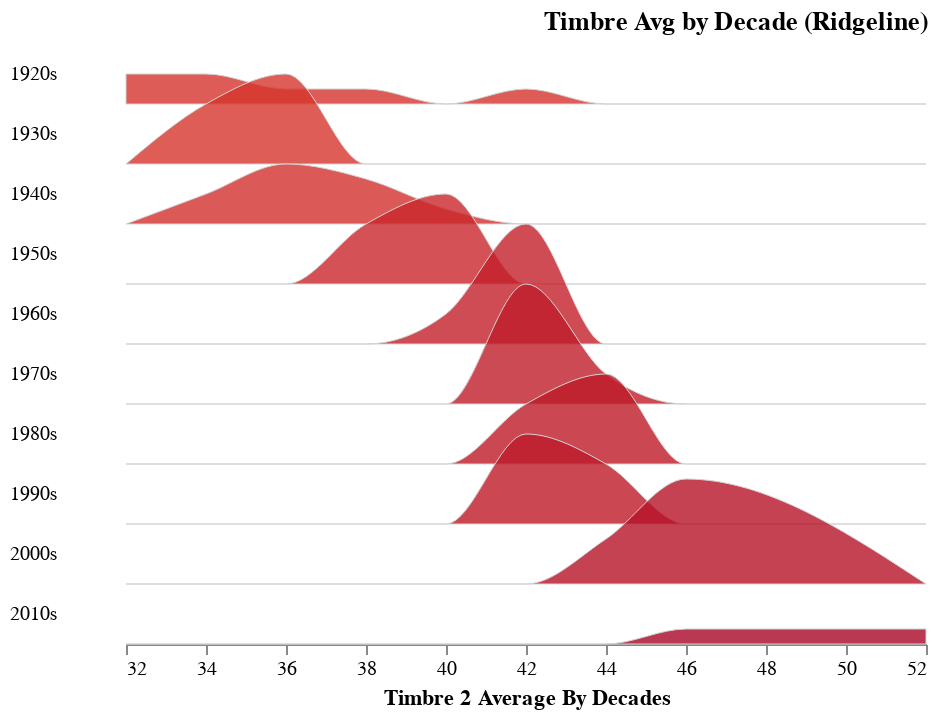

Notebook code cell kept with this figure:
### Code cell
plot_ridgeline(timbre_avg_by_year, "decade", "TimbreAvg1")

### Figure 1 — Vega-Lite specification as saved in the notebook (floating-point values rounded to 4 significant figures)
{"config": {"view": {"continuousWidth": 400, "continuousHeight": 300, "stroke": null}, "facet": {"spacing": 0}, "title": {"anchor": "end"}}, "data": {"name": "data-9c4fd3404b8431db948f1402dd30598b"}, "facet": {"row": {"type": "temporal", "field": "Decade", "header": {"format": "%Ys", "labelAlign": "right", "labelAngle": 0}, "title": null}}, "spec": {"mark": {"type": "area", "fillOpacity": 0.8, "interpolate": "monotone", "stroke": "lightgray", "strokeWidth": 0.5}, "encoding": {"fill": {"type": "quantitative", "field": "mean_val", "legend": null, "scale": {"domain": [50, -100], "scheme": "redyellowblue"}}, "x": {"type": "quantitative", "bin": "binned", "field": "bin_min", "title": "Timbre 2 Average By Decades"}, "y": {"type": "quantitative", "axis": null, "field": "value", "scale": {"range": [30, -30]}}}, "height": 30, "transform": [{"field": "decade", "timeUnit": "year", "as": "Decade"}, {"joinaggregate": [{"op": "mean", "field": "TimbreAvg1", "as": "mean_val"}], "groupby": ["Decade"]}, {"bin": {"maxbins": 10}, "field": "TimbreAvg1", "as": ["bin_max", "bin_min"]}, {"aggregate": [{"op": "count", "as": "value"}], "groupby": ["Decade", "mean_val", "bin_min", "bin_max"]}, {"impute": "value", "key": "bin_min", "groupby": ["Decade", "mean_val"], "value": 0}]}, "bounds": "flush", "title": "Timbre Avg by Decade (Ridgeline)", "$schema": "https://vega.github.io/schema/vega-lite/v4.8.1.json", "datasets": {"data-9c4fd3404b8431db948f1402dd30598b": [{"year": 1922, "TimbreAvg1": 41.56, "TimbreAvg2": 13.91, "TimbreAvg3": 14.68, "TimbreAvg4": 24.43, "TimbreAvg5": 18.75, "TimbreAvg6": 11.17, "TimbreAvg7": -5.31, "TimbreAvg8": 0.1368, "TimbreAvg9": -2.165, "TimbreAvg10": -4.444, "TimbreAvg11": -1.622, "TimbreAvg12": -5.561, "decade": "1920-01-01T00:00:00"}, {"year": 1924, "TimbreAvg1": 36.95, "TimbreAvg2": -136.1, "TimbreAvg3": 108.1, "TimbreAvg4": 12.35, "TimbreAvg5": -7.73, "TimbreAvg6": 1.873, "TimbreAvg7": -32.49, "TimbreAvg8": 3.363, "TimbreAvg9": 14.38, "TimbreAvg10": 8.708, "TimbreAvg11": 4.783, "TimbreAvg12": 8.068, "decade": "1920-01-01T00:00:00"}, {"year": 1925, "TimbreAvg1": 34.36, "TimbreAvg2": -128.2, "TimbreAvg3": 120.2, "TimbreAvg4": 19.37, "TimbreAvg5": 18.19, "TimbreAvg6": 17.01, "TimbreAvg7": -56.73, "TimbreAvg8": 7.617, "TimbreAvg9": 3.784, "TimbreAvg10": 8.839, "TimbreAvg11": 6.741, "TimbreAvg12": 6.061, "decade": "1920-01-01T00:00:00"}, {"year": 1926, "TimbreAvg1": 32.57, "TimbreAvg2": -126.5, "TimbreAvg3": 88.92, "TimbreAvg4": 7.843, "TimbreAvg5": -5.841, "TimbreAvg6": 13.39, "TimbreAvg7": -31.14, "TimbreAvg8": 9.86, "TimbreAvg9": -17.41, "TimbreAvg10": 4.974, "TimbreAvg11": 0.6245, "TimbreAvg12": -2.054, "decade": "1920-01-01T00:00:00"}, {"year": 1927, "TimbreAvg1": 31.23, "TimbreAvg2": -110.7, "TimbreAvg3": 59.21, "TimbreAvg4": 4.108, "TimbreAvg5": -9.538, "TimbreAvg6": 9.986, "TimbreAvg7": -21.01, "TimbreAvg8": 13.41, "TimbreAvg9": -25.12, "TimbreAvg10": 4.396, "TimbreAvg11": -0.3943, "TimbreAvg12": -2.645, "decade": "1920-01-01T00:00:00"}, {"year": 1928, "TimbreAvg1": 31.5, "TimbreAvg2": -94.42, "TimbreAvg3": 27.26, "TimbreAvg4": -8.42, "TimbreAvg5": -16.8, "TimbreAvg6": 9.831, "TimbreAvg7": -34.23, "TimbreAvg8": 8.103, "TimbreAvg9": -2.78, "TimbreAvg10": 7.653, "TimbreAvg11": -0.274, "TimbreAvg12": 8.575, "decade": "1920-01-01T00:00:00"}, {"year": 1929, "TimbreAvg1": 33.08, "TimbreAvg2": -100.9, "TimbreAvg3": 37.7, "TimbreAvg4": -7.802, "TimbreAvg5": -16.81, "TimbreAvg6": 9.486, "TimbreAvg7": -30.72, "TimbreAvg8": 8.05, "TimbreAvg9": -2.235, "TimbreAvg10": 7.397, "TimbreAvg11": 1.339, "TimbreAvg12": 13.07, "decade": "1920-01-01T00:00:00"}, {"year": 1930, "TimbreAvg1": 34.95, "TimbreAvg2": -99.74, "TimbreAvg3": 59.33, "TimbreAvg4": 0.1107, "TimbreAvg5": -29.29, "TimbreAvg6": 14.93, "TimbreAvg7": -28.67, "TimbreAvg8": 5.75, "TimbreAvg9": -0.3473, "TimbreAvg10": 7.347, "TimbreAvg11": -0.4108, "TimbreAvg12": 4.682, "decade": "1930-01-01T00:00:00"}, {"year": 1931, "TimbreAvg1": 35.04, "TimbreAvg2": -97.28, "TimbreAvg3": 61.39, "TimbreAvg4": 8.116, "TimbreAvg5": -5.649, "TimbreAvg6": 5.444, "TimbreAvg7": -18.24, "TimbreAvg8": 6.326, "TimbreAvg9": -4.743, "TimbreAvg10": 5.894, "TimbreAvg11": 1.151, "TimbreAvg12": 1.979, "decade": "1930-01-01T00:00:00"}, {"year": 1932, "TimbreAvg1": 34.99, "TimbreAvg2": -98.61, "TimbreAvg3": 44.83, "TimbreAvg4": -0.8373, "TimbreAvg5": -22.16, "TimbreAvg6": 23.28, "TimbreAvg7": -36.65, "TimbreAvg8": 7.044, "TimbreAvg9": 14.11, "TimbreAvg10": 10.86, "TimbreAvg11": -1.003, "TimbreAvg12": 12.39, "decade": "1930-01-01T00:00:00"}, {"year": 1933, "TimbreAvg1": 32.79, "TimbreAvg2": -103.0, "TimbreAvg3": 56.2, "TimbreAvg4": -12.21, "TimbreAvg5": -33.13, "TimbreAvg6": 16.06, "TimbreAvg7": -43.9, "TimbreAvg8": 0.06204, "TimbreAvg9": 8.121, "TimbreAvg10": 8.25, "TimbreAvg11": -3.816, "TimbreAvg12": 4.195, "decade": "1930-01-01T00:00:00"}, {"year": 1934, "TimbreAvg1": 32.69, "TimbreAvg2": -97.15, "TimbreAvg3": 46.76, "TimbreAvg4": -2.051, "TimbreAvg5": -4.355, "TimbreAvg6": 16.09, "TimbreAvg7": -30.93, "TimbreAvg8": 5.909, "TimbreAvg9": 10.38, "TimbreAvg10": 9.565, "TimbreAvg11": -0.1988, "TimbreAvg12": 10.48, "decade": "1930-01-01T00:00:00"}, {"year": 1935, "TimbreAvg1": 33.87, "TimbreAvg2": -109.6, "TimbreAvg3": 69.43, "TimbreAvg4": 10.38, "TimbreAvg5": -8.598, "TimbreAvg6": 19.18, "TimbreAvg7": -17.24, "TimbreAvg8": 11.86, "TimbreAvg9": 3.787, "TimbreAvg10": 9.493, "TimbreAvg11": -2.062, "TimbreAvg12": 12.01, "decade": "1930-01-01T00:00:00"}, {"year": 1936, "TimbreAvg1": 34.54, "TimbreAvg2": -126.0, "TimbreAvg3": 64.29, "TimbreAvg4": 3.944, "TimbreAvg5": -8.175, "TimbreAvg6": 10.65, "TimbreAvg7": -18.77, "TimbreAvg8": 9.033, "TimbreAvg9": -2.058, "TimbreAvg10": 5.343, "TimbreAvg11": -0.4487, "TimbreAvg12": 8.263, "decade": "1930-01-01T00:00:00"}, {"year": 1937, "TimbreAvg1": 33.58, "TimbreAvg2": -113.8, "TimbreAvg3": 51.95, "TimbreAvg4": 1.924, "TimbreAvg5": -13.45, "TimbreAvg6": 17.37, "TimbreAvg7": -10.02, "TimbreAvg8": 10.66, "TimbreAvg9": -3.712, "TimbreAvg10": 5.937, "TimbreAvg11": -2.608, "TimbreAvg12": 11.86, "decade": "1930-01-01T00:00:00"}, {"year": 1938, "TimbreAvg1": 34.9, "TimbreAvg2": -114.4, "TimbreAvg3": 40.74, "TimbreAvg4": 6.103, "TimbreAvg5": -17.94, "TimbreAvg6": 19.79, "TimbreAvg7": -27.39, "TimbreAvg8": 6.041, "TimbreAvg9": 10.2, "TimbreAvg10": 9.888, "TimbreAvg11": -0.3099, "TimbreAvg12": 11.18, "decade": "1930-01-01T00:00:00"}, {"year": 1939, "TimbreAvg1": 34.02, "TimbreAvg2": -102.4, "TimbreAvg3": 45.43, "TimbreAvg4": -1.908, "TimbreAvg5": -13.02, "TimbreAvg6": 20.68, "TimbreAvg7": -21.57, "TimbreAvg8": 6.065, "TimbreAvg9": 6.906, "TimbreAvg10": 5.943, "TimbreAvg11": -6.37, "TimbreAvg12": 5.006, "decade": "1930-01-01T00:00:00"}, {"year": 1940, "TimbreAvg1": 35.33, "TimbreAvg2": -96.81, "TimbreAvg3": 49.32, "TimbreAvg4": 7.192, "TimbreAvg5": -41.28, "TimbreAvg6": 19.44, "TimbreAvg7": -18.54, "TimbreAvg8": 6.436, "TimbreAvg9": 8.957, "TimbreAvg10": 6.57, "TimbreAvg11": 1.953, "TimbreAvg12": 21.34, "decade": "1940-01-01T00:00:00"}, {"year": 1941, "TimbreAvg1": 32.39, "TimbreAvg2": -100.0, "TimbreAvg3": 52.51, "TimbreAvg4": 4.921, "TimbreAvg5": -3.68, "TimbreAvg6": 20.87, "TimbreAvg7": -16.8, "TimbreAvg8": 9.038, "TimbreAvg9": -2.731, "TimbreAvg10": 7.336, "TimbreAvg11": -3.413, "TimbreAvg12": 9.401, "decade": "1940-01-01T00:00:00"}, {"year": 1942, "TimbreAvg1": 33.3, "TimbreAvg2": -120.1, "TimbreAvg3": 50.7, "TimbreAvg4": -5.461, "TimbreAvg5": -19.14, "TimbreAvg6": 7.967, "TimbreAvg7": -18.27, "TimbreAvg8": 8.431, "TimbreAvg9": 1.05, "TimbreAvg10": 7.495, "TimbreAvg11": -1.957, "TimbreAvg12": 8.773, "decade": "1940-01-01T00:00:00"}, {"year": 1943, "TimbreAvg1": 35.77, "TimbreAvg2": -73.11, "TimbreAvg3": 58.33, "TimbreAvg4": 10.69, "TimbreAvg5": -6.186, "TimbreAvg6": 20.79, "TimbreAvg7": -14.26, "TimbreAvg8": 6.945, "TimbreAvg9": 5.42, "TimbreAvg10": 4.834, "TimbreAvg11": -6.037, "TimbreAvg12": 9.678, "decade": "1940-01-01T00:00:00"}, {"year": 1944, "TimbreAvg1": 35.05, "TimbreAvg2": -119.3, "TimbreAvg3": 45.17, "TimbreAvg4": 3.777, "TimbreAvg5": 0.7286, "TimbreAvg6": 12.55, "TimbreAvg7": -16.06, "TimbreAvg8": 6.014, "TimbreAvg9": 5.359, "TimbreAvg10": 3.907, "TimbreAvg11": -2.75, "TimbreAvg12": 6.555, "decade": "1940-01-01T00:00:00"}, {"year": 1945, "TimbreAvg1": 35.8, "TimbreAvg2": -78.38, "TimbreAvg3": 55.81, "TimbreAvg4": 3.687, "TimbreAvg5": -18.85, "TimbreAvg6": 13.39, "TimbreAvg7": -18.99, "TimbreAvg8": 0.9092, "TimbreAvg9": 12.95, "TimbreAvg10": 5.449, "TimbreAvg11": -1.18, "TimbreAvg12": 15.58, "decade": "1940-01-01T00:00:00"}, {"year": 1946, "TimbreAvg1": 36.63, "TimbreAvg2": -74.35, "TimbreAvg3": 39.01, "TimbreAvg4": -0.9528, "TimbreAvg5": -3.294, "TimbreAvg6": 12.09, "TimbreAvg7": -12.59, "TimbreAvg8": 3.161, "TimbreAvg9": 6.065, "TimbreAvg10": 2.858, "TimbreAvg11": -3.037, "TimbreAvg12": 12.07, "decade": "1940-01-01T00:00:00"}, {"year": 1947, "TimbreAvg1": 36.29, "TimbreAvg2": -59.97, "TimbreAvg3": 29.82, "TimbreAvg4": -1.628, "TimbreAvg5": -18.3, "TimbreAvg6": 15.34, "TimbreAvg7": -16.52, "TimbreAvg8": 4.074, "TimbreAvg9": 12.66, "TimbreAvg10": 8.663, "TimbreAvg11": -4.001, "TimbreAvg12": 14.18, "decade": "1940-01-01T00:00:00"}, {"year": 1948, "TimbreAvg1": 38.0, "TimbreAvg2": -60.91, "TimbreAvg3": 48.13, "TimbreAvg4": 1.431, "TimbreAvg5": -15.75, "TimbreAvg6": 12.69, "TimbreAvg7": -22.46, "TimbreAvg8": 0.02932, "TimbreAvg9": 13.2, "TimbreAvg10": 4.487, "TimbreAvg11": -0.4887, "TimbreAvg12": 10.52, "decade": "1940-01-01T00:00:00"}, {"year": 1949, "TimbreAvg1": 36.94, "TimbreAvg2": -76.29, "TimbreAvg3": 53.23, "TimbreAvg4": -0.5399, "TimbreAvg5": -13.69, "TimbreAvg6": 6.0, "TimbreAvg7": -16.25, "TimbreAvg8": 0.1701, "TimbreAvg9": 10.24, "TimbreAvg10": 3.406, "TimbreAvg11": -0.8975, "TimbreAvg12": 7.688, "decade": "1940-01-01T00:00:00"}, {"year": 1950, "TimbreAvg1": 37.56, "TimbreAvg2": -79.75, "TimbreAvg3": 39.1, "TimbreAvg4": 7.317, "TimbreAvg5": -4.147, "TimbreAvg6": 7.53, "TimbreAvg7": -5.599, "TimbreAvg8": 3.95, "TimbreAvg9": 4.621, "TimbreAvg10": 2.546, "TimbreAvg11": -2.016, "TimbreAvg12": 4.763, "decade": "1950-01-01T00:00:00"}, {"year": 1951, "TimbreAvg1": 38.34, "TimbreAvg2": -59.1, "TimbreAvg3": 38.65, "TimbreAvg4": 0.6563, "TimbreAvg5": -2.506, "TimbreAvg6": 5.508, "TimbreAvg7": -9.521, "TimbreAvg8": 1.943, "TimbreAvg9": 7.743, "TimbreAvg10": 2.759, "TimbreAvg11": -2.87, "TimbreAvg12": 5.836, "decade": "1950-01-01T00:00:00"}, {"year": 1952, "TimbreAvg1": 39.09, "TimbreAvg2": -49.43, "TimbreAvg3": 29.52, "TimbreAvg4": -5.048, "TimbreAvg5": -8.318, "TimbreAvg6": 8.535, "TimbreAvg7": -17.55, "TimbreAvg8": 0.1893, "TimbreAvg9": 6.674, "TimbreAvg10": 1.172, "TimbreAvg11": -2.191, "TimbreAvg12": 7.037, "decade": "1950-01-01T00:00:00"}, {"year": 1953, "TimbreAvg1": 39.21, "TimbreAvg2": -40.24, "TimbreAvg3": 39.67, "TimbreAvg4": -0.445, "TimbreAvg5": -3.645, "TimbreAvg6": 9.998, "TimbreAvg7": -16.5, "TimbreAvg8": -0.1103, "TimbreAvg9": 5.477, "TimbreAvg10": 1.666, "TimbreAvg11": -2.965, "TimbreAvg12": 4.058, "decade": "1950-01-01T00:00:00"}, {"year": 1954, "TimbreAvg1": 38.14, "TimbreAvg2": -46.14, "TimbreAvg3": 28.05, "TimbreAvg4": -2.913, "TimbreAvg5": -2.925, "TimbreAvg6": 6.043, "TimbreAvg7": -18.02, "TimbreAvg8": -0.7081, "TimbreAvg9": 8.89, "TimbreAvg10": 2.19, "TimbreAvg11": -1.935, "TimbreAvg12": 9.481, "decade": "1950-01-01T00:00:00"}, {"year": 1955, "TimbreAvg1": 37.1, "TimbreAvg2": -52.87, "TimbreAvg3": 26.31, "TimbreAvg4": -6.338, "TimbreAvg5": 0.8993, "TimbreAvg6": 4.494, "TimbreAvg7": -17.28, "TimbreAvg8": 1.646, "TimbreAvg9": 5.555, "TimbreAvg10": 2.484, "TimbreAvg11": -2.829, "TimbreAvg12": 7.048, "decade": "1950-01-01T00:00:00"}, {"year": 1956, "TimbreAvg1": 37.67, "TimbreAvg2": -38.32, "TimbreAvg3": 24.38, "TimbreAvg4": -4.569, "TimbreAvg5": -1.269, "TimbreAvg6": 3.7, "TimbreAvg7": -15.31, "TimbreAvg8": 0.2986, "TimbreAvg9": 5.172, "TimbreAvg10": 1.747, "TimbreAvg11": -2.766, "TimbreAvg12": 7.053, "decade": "1950-01-01T00:00:00"}, {"year": 1957, "TimbreAvg1": 37.24, "TimbreAvg2": -39.23, "TimbreAvg3": 15.83, "TimbreAvg4": -3.89, "TimbreAvg5": 0.05078, "TimbreAvg6": 1.425, "TimbreAvg7": -11.18, "TimbreAvg8": 0.2028, "TimbreAvg9": 3.578, "TimbreAvg10": 1.635, "TimbreAvg11": -2.338, "TimbreAvg12": 5.688, "decade": "1950-01-01T00:00:00"}, {"year": 1958, "TimbreAvg1": 39.15, "TimbreAvg2": -18.57, "TimbreAvg3": 26.7, "TimbreAvg4": 0.2872, "TimbreAvg5": -3.253, "TimbreAvg6": 1.734, "TimbreAvg7": -12.29, "TimbreAvg8": -2.056, "TimbreAvg9": 7.373, "TimbreAvg10": 1.504, "TimbreAvg11": -1.76, "TimbreAvg12": 8.573, "decade": "1950-01-01T00:00:00"}, {"year": 1959, "TimbreAvg1": 39.15, "TimbreAvg2": -23.04, "TimbreAvg3": 19.02, "TimbreAvg4": -3.434, "TimbreAvg5": 4.16, "TimbreAvg6": 1.495, "TimbreAvg7": -16.76, "TimbreAvg8": -2.318, "TimbreAvg9": 5.741, "TimbreAvg10": 0.9585, "TimbreAvg11": -2.081, "TimbreAvg12": 7.127, "decade": "1950-01-01T00:00:00"}, {"year": 1960, "TimbreAvg1": 38.88, "TimbreAvg2": -18.91, "TimbreAvg3": 23.72, "TimbreAvg4": -0.3672, "TimbreAvg5": -1.307, "TimbreAvg6": 2.723, "TimbreAvg7": -13.9, "TimbreAvg8": -2.198, "TimbreAvg9": 6.149, "TimbreAvg10": 1.419, "TimbreAvg11": -2.018, "TimbreAvg12": 7.242, "decade": "1960-01-01T00:00:00"}, {"year": 1961, "TimbreAvg1": 39.62, "TimbreAvg2": -27.22, "TimbreAvg3": 28.56, "TimbreAvg4": 1.267, "TimbreAvg5": -3.125, "TimbreAvg6": 0.7062, "TimbreAvg7": -11.94, "TimbreAvg8": -2.548, "TimbreAvg9": 6.055, "TimbreAvg10": 1.539, "TimbreAvg11": -1.318, "TimbreAvg12": 6.138, "decade": "1960-01-01T00:00:00"}, {"year": 1962, "TimbreAvg1": 40.13, "TimbreAvg2": -17.45, "TimbreAvg3": 19.46, "TimbreAvg4": -0.9173, "TimbreAvg5": -0.7442, "TimbreAvg6": -0.6876, "TimbreAvg7": -9.383, "TimbreAvg8": -1.887, "TimbreAvg9": 5.455, "TimbreAvg10": 2.126, "TimbreAvg11": -1.711, "TimbreAvg12": 4.913, "decade": "1960-01-01T00:00:00"}, {"year": 1963, "TimbreAvg1": 40.55, "TimbreAvg2": -16.46, "TimbreAvg3": 22.5, "TimbreAvg4": -0.7805, "TimbreAvg5": -0.8922, "TimbreAvg6": -1.607, "TimbreAvg7": -9.215, "TimbreAvg8": -2.595, "TimbreAvg9": 5.623, "TimbreAvg10": 0.8863, "TimbreAvg11": -1.253, "TimbreAvg12": 6.212, "decade": "1960-01-01T00:00:00"}, {"year": 1964, "TimbreAvg1": 40.11, "TimbreAvg2": -15.82, "TimbreAvg3": 22.48, "TimbreAvg4": -1.269, "TimbreAvg5": 0.1809, "TimbreAvg6": -1.785, "TimbreAvg7": -8.4, "TimbreAvg8": -1.922, "TimbreAvg9": 3.221, "TimbreAvg10": 0.5442, "TimbreAvg11": -1.908, "TimbreAvg12": 5.095, "decade": "1960-01-01T00:00:00"}, {"year": 1965, "TimbreAvg1": 40.7, "TimbreAvg2": -13.34, "TimbreAvg3": 22.34, "TimbreAvg4": -1.099, "TimbreAvg5": -3.736, "TimbreAvg6": -0.3017, "TimbreAvg7": -8.165, "TimbreAvg8": -1.725, "TimbreAvg9": 4.681, "TimbreAvg10": 0.3911, "TimbreAvg11": -2.017, "TimbreAvg12": 5.947, "decade": "1960-01-01T00:00:00"}, {"year": 1966, "TimbreAvg1": 40.9, "TimbreAvg2": -5.545, "TimbreAvg3": 20.48, "TimbreAvg4": -0.3632, "TimbreAvg5": -6.661, "TimbreAvg6": -1.849, "TimbreAvg7": -6.66, "TimbreAvg8": -2.721, "TimbreAvg9": 5.87, "TimbreAvg10": 0.5368, "TimbreAvg11": -2.062, "TimbreAvg12": 5.063, "decade": "1960-01-01T00:00:00"}, {"year": 1967, "TimbreAvg1": 40.87, "TimbreAvg2": -6.292, "TimbreAvg3": 22.13, "TimbreAvg4": -0.8576, "TimbreAvg5": -8.684, "TimbreAvg6": -2.968, "TimbreAvg7": -6.753, "TimbreAvg8": -3.264, "TimbreAvg9": 6.073, "TimbreAvg10": -0.07219, "TimbreAvg11": -1.679, "TimbreAvg12": 5.731, "decade": "1960-01-01T00:00:00"}, {"year": 1968, "TimbreAvg1": 40.66, "TimbreAvg2": -7.977, "TimbreAvg3": 21.5, "TimbreAvg4": 0.3513, "TimbreAvg5": -9.759, "TimbreAvg6": -2.957, "TimbreAvg7": -5.645, "TimbreAvg8": -1.97, "TimbreAvg9": 4.379, "TimbreAvg10": -0.1488, "TimbreAvg11": -1.08, "TimbreAvg12": 5.679, "decade": "1960-01-01T00:00:00"}, {"year": 1969, "TimbreAvg1": 40.49, "TimbreAvg2": -12.25, "TimbreAvg3": 18.92, "TimbreAvg4": -0.6133, "TimbreAvg5": -10.52, "TimbreAvg6": -3.575, "TimbreAvg7": -4.238, "TimbreAvg8": -1.697, "TimbreAvg9": 4.792, "TimbreAvg10": -0.1831, "TimbreAvg11": -1.199, "TimbreAvg12": 5.087, "decade": "1960-01-01T00:00:00"}, {"year": 1970, "TimbreAvg1": 40.93, "TimbreAvg2": -12.22, "TimbreAvg3": 17.63, "TimbreAvg4": -0.2921, "TimbreAvg5": -9.873, "TimbreAvg6": -3.791, "TimbreAvg7": -3.636, "TimbreAvg8": -1.81, "TimbreAvg9": 4.931, "TimbreAvg10": -0.4027, "TimbreAvg11": -0.9613, "TimbreAvg12": 4.366, "decade": "1970-01-01T00:00:00"}, {"year": 1971, "TimbreAvg1": 40.38, "TimbreAvg2": -14.12, "TimbreAvg3": 16.16, "TimbreAvg4": -1.082, "TimbreAvg5": -7.068, "TimbreAvg6": -4.204, "TimbreAvg7": -3.729, "TimbreAvg8": -1.345, "TimbreAvg9": 4.057, "TimbreAvg10": -0.4148, "TimbreAvg11": -0.733, "TimbreAvg12": 4.92, "decade": "1970-01-01T00:00:00"}, {"year": 1972, "TimbreAvg1": 40.38, "TimbreAvg2": -11.37, "TimbreAvg3": 18.77, "TimbreAvg4": 0.5758, "TimbreAvg5": -6.653, "TimbreAvg6": -4.182, "TimbreAvg7": -4.142, "TimbreAvg8": -1.103, "TimbreAvg9": 3.029, "TimbreAvg10": -0.2728, "TimbreAvg11": -0.6154, "TimbreAvg12": 4.339, "decade": "1970-01-01T00:00:00"}, {"year": 1973, "TimbreAvg1": 41.03, "TimbreAvg2": -8.881, "TimbreAvg3": 19.29, "TimbreAvg4": 0.8646, "TimbreAvg5": -6.101, "TimbreAvg6": -5.346, "TimbreAvg7": -2.915, "TimbreAvg8": -1.494, "TimbreAvg9": 3.64, "TimbreAvg10": -0.1472, "TimbreAvg11": -0.3093, "TimbreAvg12": 4.172, "decade": "1970-01-01T00:00:00"}, {"year": 1974, "TimbreAvg1": 41.13, "TimbreAvg2": -9.238, "TimbreAvg3": 19.14, "TimbreAvg4": 1.114, "TimbreAvg5": -6.877, "TimbreAvg6": -5.225, "TimbreAvg7": -2.323, "TimbreAvg8": -0.9129, "TimbreAvg9": 2.943, "TimbreAvg10": -0.5117, "TimbreAvg11": -0.1766, "TimbreAvg12": 3.762, "decade": "1970-01-01T00:00:00"}, {"year": 1975, "TimbreAvg1": 41.31, "TimbreAvg2": -3.986, "TimbreAvg3": 19.68, "TimbreAvg4": 2.786, "TimbreAvg5": -5.766, "TimbreAvg6": -4.986, "TimbreAvg7": -1.4, "TimbreAvg8": -0.9019, "TimbreAvg9": 2.704, "TimbreAvg10": -0.5636, "TimbreAvg11": 0.001375, "TimbreAvg12": 3.756, "decade": "1970-01-01T00:00:00"}, {"year": 1976, "TimbreAvg1": 41.24, "TimbreAvg2": -3.334, "TimbreAvg3": 18.79, "TimbreAvg4": 2.485, "TimbreAvg5": -6.211, "TimbreAvg6": -5.581, "TimbreAvg7": -2.342, "TimbreAvg8": -1.048, "TimbreAvg9": 2.505, "TimbreAvg10": -0.2294, "TimbreAvg11": 0.2051, "TimbreAvg12": 3.708, "decade": "1970-01-01T00:00:00"}, {"year": 1977, "TimbreAvg1": 42.11, "TimbreAvg2": 3.307, "TimbreAvg3": 21.27, "TimbreAvg4": 2.724, "TimbreAvg5": -7.846, "TimbreAvg6": -6.854, "TimbreAvg7": -1.754, "TimbreAvg8": -0.7725, "TimbreAvg9": 3.427, "TimbreAvg10": 0.1737, "TimbreAvg11": 0.3541, "TimbreAvg12": 3.03, "decade": "1970-01-01T00:00:00"}, {"year": 1978, "TimbreAvg1": 41.83, "TimbreAvg2": 4.071, "TimbreAvg3": 23.35, "TimbreAvg4": 3.608, "TimbreAvg5": -7.443, "TimbreAvg6": -5.952, "TimbreAvg7": -1.219, "TimbreAvg8": 0.07635, "TimbreAvg9": 3.054, "TimbreAvg10": 0.514, "TimbreAvg11": -0.03998, "TimbreAvg12": 2.681, "decade": "1970-01-01T00:00:00"}, {"year": 1979, "TimbreAvg1": 42.03, "TimbreAvg2": 10.01, "TimbreAvg3": 18.55, "TimbreAvg4": 4.076, "TimbreAvg5": -7.644, "TimbreAvg6": -5.737, "TimbreAvg7": -1.206, "TimbreAvg8": -0.4556, "TimbreAvg9": 3.128, "TimbreAvg10": 0.7126, "TimbreAvg11": -0.1207, "TimbreAvg12": 2.498, "decade": "1970-01-01T00:00:00"}, {"year": 1980, "TimbreAvg1": 42.43, "TimbreAvg2": 12.62, "TimbreAvg3": 20.78, "TimbreAvg4": 5.818, "TimbreAvg5": -10.96, "TimbreAvg6": -5.002, "TimbreAvg7": -1.165, "TimbreAvg8": -0.9115, "TimbreAvg9": 3.993, "TimbreAvg10": 0.8763, "TimbreAvg11": 0.1742, "TimbreAvg12": 2.754, "decade": "1980-01-01T00:00:00"}, {"year": 1981, "TimbreAvg1": 42.19, "TimbreAvg2": 15.05, "TimbreAvg3": 19.04, "TimbreAvg4": 4.584, "TimbreAvg5": -12.1, "TimbreAvg6": -6.933, "TimbreAvg7": -0.8445, "TimbreAvg8": -0.9285, "TimbreAvg9": 3.795, "TimbreAvg10": 1.294, "TimbreAvg11": 0.2474, "TimbreAvg12": 2.682, "decade": "1980-01-01T00:00:00"}, {"year": 1982, "TimbreAvg1": 42.37, "TimbreAvg2": 12.74, "TimbreAvg3": 19.7, "TimbreAvg4": 5.028, "TimbreAvg5": -9.103, "TimbreAvg6": -6.853, "TimbreAvg7": -1.743, "TimbreAvg8": -1.403, "TimbreAvg9": 4.083, "TimbreAvg10": 1.493, "TimbreAvg11": 0.2623, "TimbreAvg12": 2.433, "decade": "1980-01-01T00:00:00"}, {"year": 1983, "TimbreAvg1": 41.98, "TimbreAvg2": 14.77, "TimbreAvg3": 17.19, "TimbreAvg4": 3.95, "TimbreAvg5": -10.04, "TimbreAvg6": -8.107, "TimbreAvg7": -2.096, "TimbreAvg8": -1.425, "TimbreAvg9": 4.806, "TimbreAvg10": 2.364, "TimbreAvg11": 0.3547, "TimbreAvg12": 2.935, "decade": "1980-01-01T00:00:00"}, {"year": 1984, "TimbreAvg1": 42.04, "TimbreAvg2": 15.01, "TimbreAvg3": 17.82, "TimbreAvg4": 3.837, "TimbreAvg5": -8.294, "TimbreAvg6": -8.57, "TimbreAvg7": -3.139, "TimbreAvg8": -2.275, "TimbreAvg9": 4.59, "TimbreAvg10": 2.191, "TimbreAvg11": 0.5499, "TimbreAvg12": 3.059, "decade": "1980-01-01T00:00:00"}, {"year": 1985, "TimbreAvg1": 42.21, "TimbreAvg2": 20.1, "TimbreAvg3": 17.63, "TimbreAvg4": 4.116, "TimbreAvg5": -7.255, "TimbreAvg6": -9.001, "TimbreAvg7": -2.962, "TimbreAvg8": -2.597, "TimbreAvg9": 4.019, "TimbreAvg10": 2.367, "TimbreAvg11": 0.6701, "TimbreAvg12": 3.426, "decade": "1980-01-01T00:00:00"}, {"year": 1986, "TimbreAvg1": 42.13, "TimbreAvg2": 15.23, "TimbreAvg3": 18.49, "TimbreAvg4": 2.42, "TimbreAvg5": -5.516, "TimbreAvg6": -9.205, "TimbreAvg7": -4.823, "TimbreAvg8": -2.595, "TimbreAvg9": 4.502, "TimbreAvg10": 2.29, "TimbreAvg11": 0.5196, "TimbreAvg12": 3.768, "decade": "1980-01-01T00:00:00"}, {"year": 1987, "TimbreAvg1": 41.69, "TimbreAvg2": 10.38, "TimbreAvg3": 18.01, "TimbreAvg4": 1.846, "TimbreAvg5": -6.44, "TimbreAvg6": -8.242, "TimbreAvg7": -5.91, "TimbreAvg8": -2.152, "TimbreAvg9": 4.499, "TimbreAvg10": 2.449, "TimbreAvg11": 0.2608, "TimbreAvg12": 3.738, "decade": "1980-01-01T00:00:00"}, {"year": 1988, "TimbreAvg1": 41.11, "TimbreAvg2": 14.19, "TimbreAvg3": 15.44, "TimbreAvg4": 2.247, "TimbreAvg5": -5.555, "TimbreAvg6": -7.682, "TimbreAvg7": -5.781, "TimbreAvg8": -2.08, "TimbreAvg9": 4.496, "TimbreAvg10": 2.882, "TimbreAvg11": 0.1023, "TimbreAvg12": 3.626, "decade": "1980-01-01T00:00:00"}, {"year": 1989, "TimbreAvg1": 41.33, "TimbreAvg2": 12.64, "TimbreAvg3": 16.51, "TimbreAvg4": 1.666, "TimbreAvg5": -7.079, "TimbreAvg6": -7.964, "TimbreAvg7": -6.306, "TimbreAvg8": -2.249, "TimbreAvg9": 4.011, "TimbreAvg10": 2.325, "TimbreAvg11": 0.247, "TimbreAvg12": 3.55, "decade": "1980-01-01T00:00:00"}, {"year": 1990, "TimbreAvg1": 41.0, "TimbreAvg2": 9.405, "TimbreAvg3": 15.23, "TimbreAvg4": 1.701, "TimbreAvg5": -6.812, "TimbreAvg6": -7.079, "TimbreAvg7": -5.872, "TimbreAvg8": -1.627, "TimbreAvg9": 3.863, "TimbreAvg10": 2.457, "TimbreAvg11": -0.02878, "TimbreAvg12": 3.483, "decade": "1990-01-01T00:00:00"}, {"year": 1991, "TimbreAvg1": 40.95, "TimbreAvg2": 6.147, "TimbreAvg3": 14.58, "TimbreAvg4": 0.7406, "TimbreAvg5": -6.986, "TimbreAvg6": -7.353, "TimbreAvg7": -5.912, "TimbreAvg8": -1.414, "TimbreAvg9": 4.029, "TimbreAvg10": 2.555, "TimbreAvg11": -0.04716, "TimbreAvg12": 3.638, "decade": "1990-01-01T00:00:00"}, {"year": 1992, "TimbreAvg1": 41.34, "TimbreAvg2": 6.585, "TimbreAvg3": 12.63, "TimbreAvg4": 0.4847, "TimbreAvg5": -8.518, "TimbreAvg6": -8.359, "TimbreAvg7": -4.808, "TimbreAvg8": -1.607, "TimbreAvg9": 4.173, "TimbreAvg10": 2.229, "TimbreAvg11": -0.01728, "TimbreAvg12": 3.345, "decade": "1990-01-01T00:00:00"}, {"year": 1993, "TimbreAvg1": 41.38, "TimbreAvg2": 5.063, "TimbreAvg3": 10.78, "TimbreAvg4": 0.09247, "TimbreAvg5": -7.597, "TimbreAvg6": -8.287, "TimbreAvg7": -4.576, "TimbreAvg8": -1.337, "TimbreAvg9": 4.251, "TimbreAvg10": 2.333, "TimbreAvg11": -0.2013, "TimbreAvg12": 3.427, "decade": "1990-01-01T00:00:00"}, {"year": 1994, "TimbreAvg1": 41.65, "TimbreAvg2": 3.572, "TimbreAvg3": 10.38, "TimbreAvg4": 0.5304, "TimbreAvg5": -7.97, "TimbreAvg6": -7.995, "TimbreAvg7": -4.618, "TimbreAvg8": -1.163, "TimbreAvg9": 4.08, "TimbreAvg10": 2.418, "TimbreAvg11": -0.2332, "TimbreAvg12": 2.955, "decade": "1990-01-01T00:00:00"}, {"year": 1995, "TimbreAvg1": 42.0, "TimbreAvg2": 4.029, "TimbreAvg3": 9.014, "TimbreAvg4": 0.6097, "TimbreAvg5": -8.228, "TimbreAvg6": -8.616, "TimbreAvg7": -3.646, "TimbreAvg8": -1.082, "TimbreAvg9": 3.989, "TimbreAvg10": 2.198, "TimbreAvg11": -0.158, "TimbreAvg12": 2.913, "decade": "1990-01-01T00:00:00"}, {"year": 1996, "TimbreAvg1": 42.22, "TimbreAvg2": 3.095, "TimbreAvg3": 6.892, "TimbreAvg4": 0.5688, "TimbreAvg5": -8.072, "TimbreAvg6": -8.603, "TimbreAvg7": -3.326, "TimbreAvg8": -1.207, "TimbreAvg9": 4.412, "TimbreAvg10": 2.279, "TimbreAvg11": -0.3427, "TimbreAvg12": 2.738, "decade": "1990-01-01T00:00:00"}, {"year": 1997, "TimbreAvg1": 42.81, "TimbreAvg2": 3.868, "TimbreAvg3": 7.667, "TimbreAvg4": 1.203, "TimbreAvg5": -7.581, "TimbreAvg6": -9.378, "TimbreAvg7": -2.876, "TimbreAvg8": -1.179, "TimbreAvg9": 3.954, "TimbreAvg10": 2.211, "TimbreAvg11": -0.06296, "TimbreAvg12": 2.621, "decade": "1990-01-01T00:00:00"}, {"year": 1998, "TimbreAvg1": 42.87, "TimbreAvg2": 3.403, "TimbreAvg3": 5.128, "TimbreAvg4": 0.6749, "TimbreAvg5": -6.923, "TimbreAvg6": -9.238, "TimbreAvg7": -2.831, "TimbreAvg8": -1.476, "TimbreAvg9": 3.965, "TimbreAvg10": 2.208, "TimbreAvg11": -0.1878, "TimbreAvg12": 2.472, "decade": "1990-01-01T00:00:00"}, {"year": 1999, "TimbreAvg1": 43.42, "TimbreAvg2": 4.442, "TimbreAvg3": 5.555, "TimbreAvg4": 1.155, "TimbreAvg5": -6.991, "TimbreAvg6": -9.215, "TimbreAvg7": -2.627, "TimbreAvg8": -1.568, "TimbreAvg9": 4.021, "TimbreAvg10": 2.229, "TimbreAvg11": -0.1119, "TimbreAvg12": 2.496, "decade": "1990-01-01T00:00:00"}, {"year": 2000, "TimbreAvg1": 43.47, "TimbreAvg2": 2.802, "TimbreAvg3": 5.246, "TimbreAvg4": 1.236, "TimbreAvg5": -6.181, "TimbreAvg6": -9.543, "TimbreAvg7": -2.196, "TimbreAvg8": -1.756, "TimbreAvg9": 3.712, "TimbreAvg10": 2.181, "TimbreAvg11": -0.183, "TimbreAvg12": 2.396, "decade": "2000-01-01T00:00:00"}, {"year": 2001, "TimbreAvg1": 43.58, "TimbreAvg2": 0.9689, "TimbreAvg3": 4.271, "TimbreAvg4": 1.273, "TimbreAvg5": -6.615, "TimbreAvg6": -9.965, "TimbreAvg7": -1.959, "TimbreAvg8": -2.095, "TimbreAvg9": 3.713, "TimbreAvg10": 2.1, "TimbreAvg11": -0.06816, "TimbreAvg12": 2.225, "decade": "2000-01-01T00:00:00"}, {"year": 2002, "TimbreAvg1": 43.92, "TimbreAvg2": 0.3293, "TimbreAvg3": 5.658, "TimbreAvg4": 0.8308, "TimbreAvg5": -6.381, "TimbreAvg6": -9.984, "TimbreAvg7": -2.351, "TimbreAvg8": -2.103, "TimbreAvg9": 3.57, "TimbreAvg10": 1.823, "TimbreAvg11": -0.08098, "TimbreAvg12": 2.243, "decade": "2000-01-01T00:00:00"}, {"year": 2003, "TimbreAvg1": 44.09, "TimbreAvg2": -1.279, "TimbreAvg3": 5.77, "TimbreAvg4": 1.021, "TimbreAvg5": -5.868, "TimbreAvg6": -10.38, "TimbreAvg7": -1.64, "TimbreAvg8": -2.034, "TimbreAvg9": 3.247, "TimbreAvg10": 1.789, "TimbreAvg11": -0.1613, "TimbreAvg12": 1.954, "decade": "2000-01-01T00:00:00"}, {"year": 2004, "TimbreAvg1": 44.18, "TimbreAvg2": -2.008, "TimbreAvg3": 5.84, "TimbreAvg4": 0.9367, "TimbreAvg5": -5.551, "TimbreAvg6": -10.48, "TimbreAvg7": -1.576, "TimbreAvg8": -2.132, "TimbreAvg9": 3.566, "TimbreAvg10": 1.744, "TimbreAvg11": -0.1961, "TimbreAvg12": 1.894, "decade": "2000-01-01T00:00:00"}, {"year": 2005, "TimbreAvg1": 44.48, "TimbreAvg2": -0.5864, "TimbreAvg3": 7.41, "TimbreAvg4": 0.8138, "TimbreAvg5": -6.345, "TimbreAvg6": -10.4, "TimbreAvg7": -1.514, "TimbreAvg8": -2.133, "TimbreAvg9": 3.449, "TimbreAvg10": 1.802, "TimbreAvg11": -0.3167, "TimbreAvg12": 2.032, "decade": "2000-01-01T00:00:00"}, {"year": 2006, "TimbreAvg1": 44.6, "TimbreAvg2": -0.9265, "TimbreAvg3": 5.487, "TimbreAvg4": 0.7573, "TimbreAvg5": -5.877, "TimbreAvg6": -11.25, "TimbreAvg7": -1.306, "TimbreAvg8": -1.949, "TimbreAvg9": 3.212, "TimbreAvg10": 1.823, "TimbreAvg11": -0.1542, "TimbreAvg12": 2.031, "decade": "2000-01-01T00:00:00"}, {"year": 2007, "TimbreAvg1": 44.85, "TimbreAvg2": -0.1217, "TimbreAvg3": 5.9, "TimbreAvg4": 1.18, "TimbreAvg5": -5.834, "TimbreAvg6": -11.48, "TimbreAvg7": -0.6323, "TimbreAvg8": -2.013, "TimbreAvg9": 3.371, "TimbreAvg10": 1.88, "TimbreAvg11": -0.1717, "TimbreAvg12": 1.935, "decade": "2000-01-01T00:00:00"}, {"year": 2008, "TimbreAvg1": 44.95, "TimbreAvg2": 0.3303, "TimbreAvg3": 5.085, "TimbreAvg4": 1.196, "TimbreAvg5": -5.052, "TimbreAvg6": -11.98, "TimbreAvg7": -0.5043, "TimbreAvg8": -1.94, "TimbreAvg9": 3.47, "TimbreAvg10": 1.952, "TimbreAvg11": -0.06703, "TimbreAvg12": 1.934, "decade": "2000-01-01T00:00:00"}, {"year": 2009, "TimbreAvg1": 45.12, "TimbreAvg2": 0.4138, "TimbreAvg3": 5.756, "TimbreAvg4": 1.695, "TimbreAvg5": -6.301, "TimbreAvg6": -12.03, "TimbreAvg7": -0.2946, "TimbreAvg8": -2.049, "TimbreAvg9": 3.601, "TimbreAvg10": 1.971, "TimbreAvg11": 0.04502, "TimbreAvg12": 2.0, "decade": "2000-01-01T00:00:00"}, {"year": 2010, "TimbreAvg1": 44.99, "TimbreAvg2": -2.593, "TimbreAvg3": 5.158, "TimbreAvg4": 1.312, "TimbreAvg5": -6.618, "TimbreAvg6": -12.86, "TimbreAvg7": 0.009402, "TimbreAvg8": -2.448, "TimbreAvg9": 3.765, "TimbreAvg10": 1.726, "TimbreAvg11": 0.3318, "TimbreAvg12": 1.931, "decade": "2010-01-01T00:00:00"}, {"year": 2011, "TimbreAvg1": 51.08, "TimbreAvg2": 8.056, "TimbreAvg3": 26.79, "TimbreAvg4": -6.018, "TimbreAvg5": -8.341, "TimbreAvg6": -21.83, "TimbreAvg7": 4.943, "TimbreAvg8": -3.647, "TimbreAvg9": 12.61, "TimbreAvg10": 1.741, "TimbreAvg11": 1.677, "TimbreAvg12": 5.943, "decade": "2010-01-01T00:00:00"}]}}
